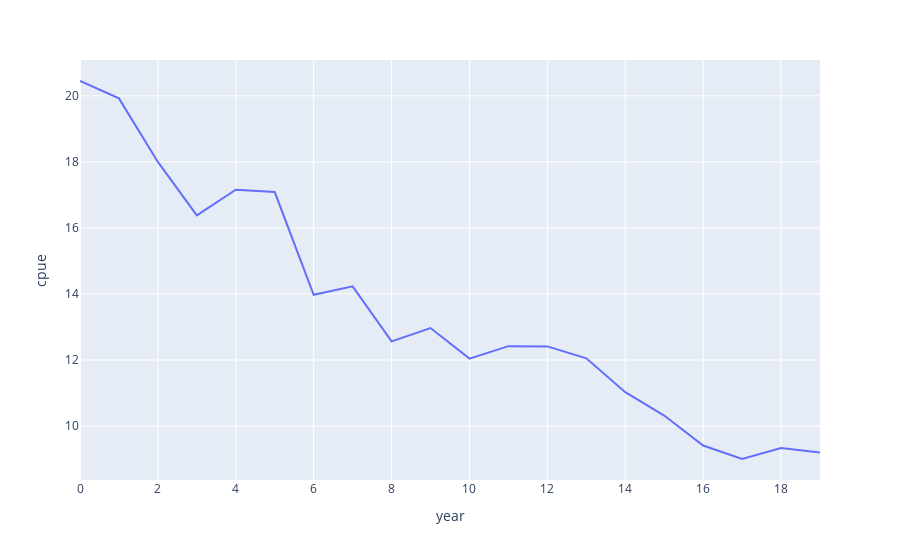

Notebook cell for this chart:
### Markdown cell above
## As a Class

We're going to assume that the thing that we have control over is the catch limits. We can specify how much folks should be able to take each year. What's varying is how much effort is required to take that catch.

### Code cell
from functools import partial

def schaefer_biomass(params, catch):
    K, r, p, *_ = params
    B = [K*p]
    for i in range(len(catch)-1):
        B.append(B[i] + r*B[i]*(1-B[i]/K) - catch[i])
    return np.array(B)

def fox_biomass(params, catch):
    K, r, p, *_ = params
    B = [K*p]
    for i in range(len(catch)-1):
        B.append(B[i] + r*B[i]*(-np.log(B[i]/K)) - catch[i])
    return np.array(B)

def biomass_dynamics_catch(params, B, effort):
    *_, q, _ = params
    return B*q*effort

def biomass_dynamics_NLL(biomass_func, params, catch, effort):
    *_, scale = params
    B = biomass_func(params, catch)
    catch_pred = biomass_dynamics_catch(params, B, effort)
    return -np.sum(norm.logpdf(np.log(catch), loc=np.log(catch_pred), scale=scale))

# these parameters come from my homework from class
def fit_biomass_dynamics(biomass_func, starting_params, catch, effort):
    NLL = partial(biomass_dynamics_NLL, biomass_func)
    return minimize(
        NLL, 
        starting_params, 
        args=(catch, effort), 
        method='Nelder-Mead',
        bounds=((1, float('inf')), (0.0, 1), (1, 1), (0, 1), (0, float('inf')))
    ).x

class SchaeferStock(object):
    def __init__(self, B, K, r, q, K_error, r_error, q_error):
        self.B, self.K, self.r, self.q = B, K, r, q
        self.K_error, self.r_error, self.q_error = K_error, r_error, q_error
        self.log_q = np.log(q)
        self.reset()

    def reset(self):
        self.physical = {
            'biomass': [self.B],
            'K': [],
            'r': [],
            'q': []
        }
        self.measureable = {
            'catch': [],
            'effort': []
        }

    def draw_q(self):
        return np.exp(norm.rvs(loc=self.log_q, scale=self.q_error, size=1)[0])
    
    def draw_r(self):
        return self.r
    
    def draw_K(self):
        return self.K
    
    @staticmethod
    def update_biomass(B, r, K, catch):
        return B + r*B*(1-B/K) - catch

    def fish(self, catch_limit):
        K, r, q = self.draw_K(), self.draw_r(), self.draw_q()
        B = self.physical['biomass'][-1]

        catch = min(B*0.9, catch_limit)
        effort = catch/(q*B)
        B = self.update_biomass(B, r, K, catch)

        self.measureable['catch'].append(catch)
        self.measureable['effort'].append(effort)

        self.physical['K'].append(K)
        self.physical['r'].append(r)
        self.physical['q'].append(q)
        self.physical['biomass'].append(B)

class FoxStock(SchaeferStock):
    @staticmethod
    def update_biomass(B, r, K, catch):
        return B + r*B*(-np.log(B/K)) - catch

class UnmanagedFishery(object):
    def __init__(self, desired_catch, catch_error):
        self.desired_catch = desired_catch
        self.catch_error = catch_error

    def fish(self):
        return norm.rvs(loc=self.desired_catch, scale=self.catch_error, size=1)[0]


class SchaeferFishery(object):
    def __init__(self, starting_params, catch_error, catch_limit=0):
        self.starting_params = starting_params
        self.catch_limit = catch_limit
        self.catch_error = catch_error
        self.reset()

    def reset(self):
        self.params = self.starting_params   
        self.desired_catch = self.catch_limit     

    def manage(self, stock_measureables):
        self.params = fit_biomass_dynamics(schaefer_biomass, self.params, stock_measureables['catch'], stock_measureables['effort'])
        K, r, *_ = self.params
        self.desired_catch = K * r / 4

    def fish(self):
        return norm.rvs(loc=self.desired_catch, scale=self.catch_error, size=1)[0]
    
class FoxFishery(SchaeferFishery):
    def manage(self, stock_measureables):
        self.params = fit_biomass_dynamics(fox_biomass, self.params, stock_measureables['catch'], stock_measureables['effort'])
        K, r, *_ = self.params
        self.desired_catch = K * r / np.e
        

stock = SchaeferStock(200000, 200000, 0.1, 0.0001, 0, 0, 0.05)
fishery = UnmanagedFishery(10000, 100)
for _ in range(20):

    catch = fishery.fish()
    stock.fish(catch)

timeline = pd.DataFrame({
    'effort': stock.measureable['effort'],
    'catch': stock.measureable['catch'],
    'year': range(len(stock.measureable['catch']))
})
timeline['cpue'] = timeline['catch'] / timeline['effort']

px.line(timeline, x='year', y='cpue')

### Figure 1 — Plotly figure (JSON) as saved in the notebook; plotly's stock layout.template omitted (floating-point values rounded to 4 significant figures)
{"data": [{"hovertemplate": "year=%{x}<br>cpue=%{y}<extra></extra>", "legendgroup": "", "line": {"color": "#636efa", "dash": "solid"}, "marker": {"symbol": "circle"}, "mode": "lines", "name": "", "orientation": "v", "showlegend": false, "type": "scatter", "x": [0, 1, 2, 3, 4, 5, 6, 7, 8, 9, 10, 11, 12, 13, 14, 15, 16, 17, 18, 19], "xaxis": "x", "y": [20.45, 19.92, 18.0, 16.38, 17.16, 17.08, 13.98, 14.23, 12.56, 12.97, 12.04, 12.42, 12.41, 12.05, 11.02, 10.32, 9.408, 9.001, 9.336, 9.2], "yaxis": "y"}], "layout": {"legend": {"tracegroupgap": 0}, "margin": {"t": 60}, "xaxis": {"anchor": "y", "domain": [0, 1], "title": {"text": "year"}}, "yaxis": {"anchor": "x", "domain": [0, 1], "title": {"text": "cpue"}}}}
